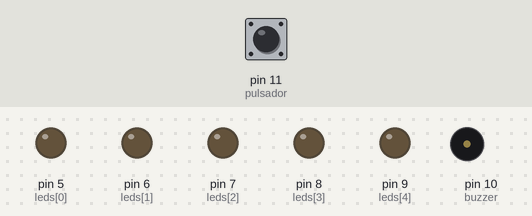
The sketch below on a simulated Arduino Uno, built with avr-gcc and run on an emulated ATmega328P. Parts: output pins drawn as LEDs (lit = HIGH), buzzer (waves = sounding, pin HIGH). Dashed ring = blinking. The inputs (shaded band) are chosen by the test bench; at power-on: pin 11 (pulsador) LOW.

Above: at 1.5 s.
1.9 s: pin 11 (pulsador) pulled HIGH for 3.2 s
At 3.5 s:
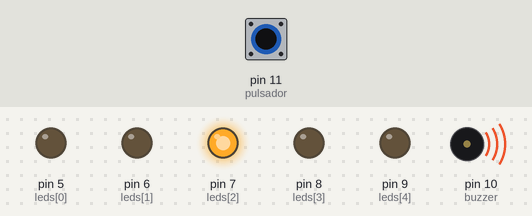
At 4.27 s:
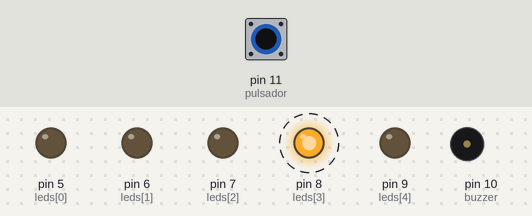
Timing chart, 0 to 12.6 s (numbered marks = the images above; inputs shaded):
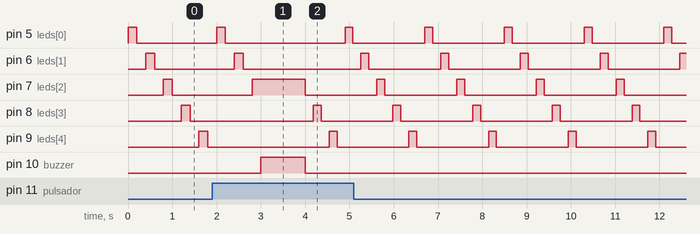

Measured:
- after the input at 1.9 s, pin 10 (buzzer): LOW → HIGH after 1.1 s, → LOW 1.0 s later
- by itself, pin 7 (leds[2]): repeats every 1.8 s: LOW 1.6 s, HIGH 0.18 s
- by itself, pin 8 (leds[3]), pin 9 (leds[4]): alternates HIGH for 0.18 s and LOW for 1.6 s

The sketch:

ejercicio3.ino
```cpp
/*
 * EJERCICIO NO. 3
 * BUZZER CON ALGUNOS LEDS
 */
int leds[]={5,6,7,8,9}; //pines y variables que ocuparemos
int n=0;
int tiempo=200;
int buzzer=10;
int pulsador=11;
void setup() {
  // put your setup code here, to run once:
  for(n=0;n<5;n++)// declaramos que el arreglo seran salidas
  {
    pinMode(leds[n],OUTPUT);
  }
  pinMode(buzzer,OUTPUT);// buzzer como una salida
  pinMode(pulsador,INPUT);//pulsador como entrada
}
void comprobacion()
{//comprobamos si el pulsador esta en ela alto y si el elemento en el arreglo es el 2
  if(digitalRead(pulsador)==HIGH&&n==2)
  {
    digitalWrite(buzzer,HIGH);
    delay(1000);
    digitalWrite(buzzer,LOW);
    //restamos tiempo
    tiempo=tiempo-20;
    //reasignamos el valor original del tiempo
    if(tiempo<10)
    {
      tiempo=200;
    }
  }
}
void loop() {
  // put your main code here, to run repeatedly:
 for(n=0;n<5;n++)
 {//encendemos y apagamos los leds
  digitalWrite(leds[n],HIGH);
  delay(tiempo);
  //llamamos la funcion
  comprobacion();
  digitalWrite(leds[n],LOW);
  delay(tiempo);
 }
}
```
